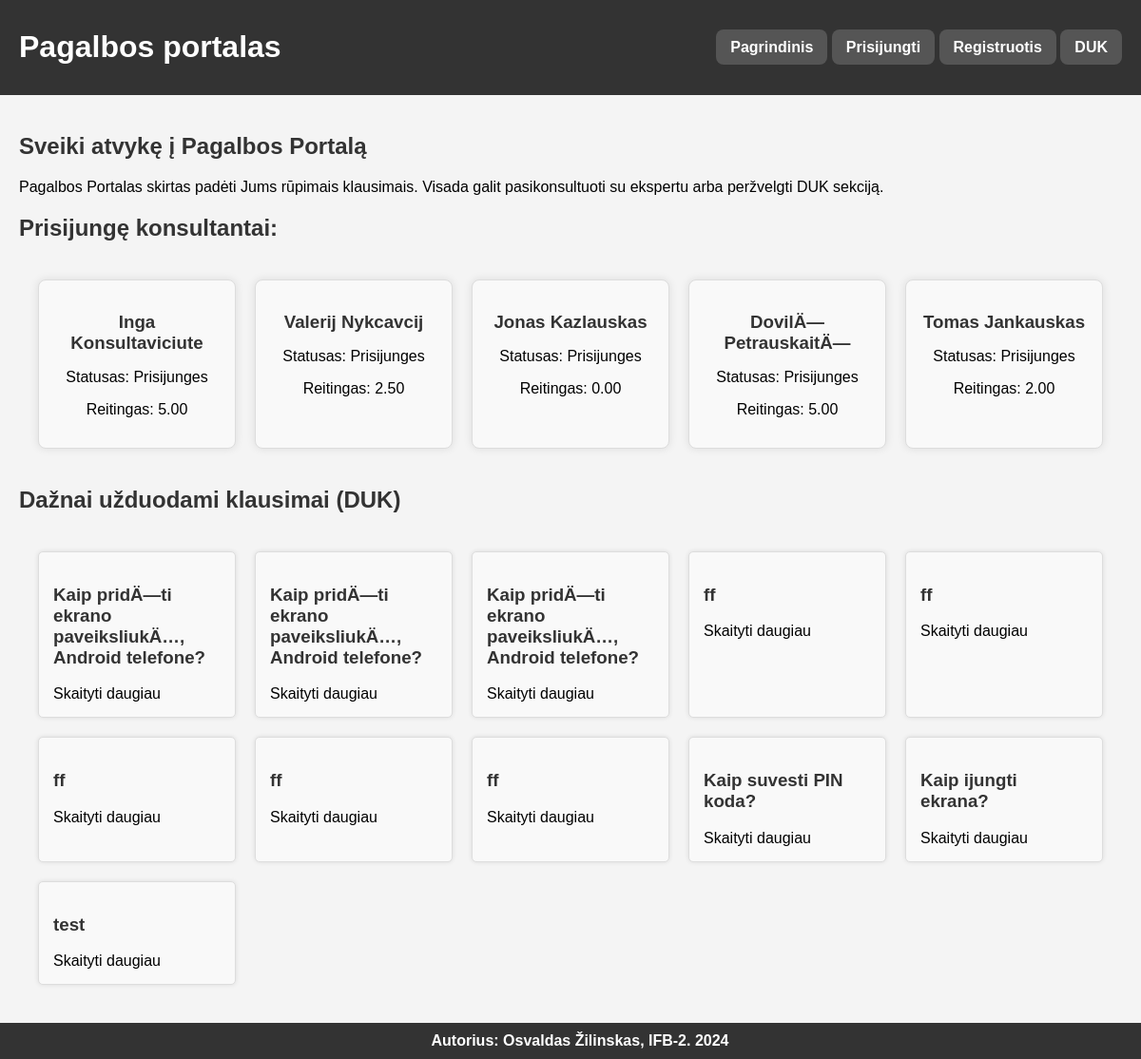
The page / on the database its author committed.
### tables this page shows
CREATE TABLE `Consultant` (
  `ConsultantID` int(10) UNSIGNED NOT NULL,
  `UserID` int(10) UNSIGNED NOT NULL,
  `Name` varchar(100) NOT NULL,
  `Rating` float UNSIGNED DEFAULT '0',
  `Status` enum('Prisijunges','Uzimtas','Atsijunges') NOT NULL,
  `RatingCount` int(11) NOT NULL DEFAULT '0'
);

CREATE TABLE `FAQ` (
  `FAQ_ID` int(10) UNSIGNED NOT NULL,
  `Question` text NOT NULL,
  `Answer` text NOT NULL
);

### index.php (the view, shortened to what this page needs)
<?php
include 'includes/header.php';
include 'includes/db.php';
?>
<!DOCTYPE html>
<html lang="en">
<head>
    <link rel="stylesheet" href="styles.css">
</head>
<body>
<main>
    <section class="introduction">
        <h2>Sveiki atvykę į Pagalbos Portalą</h2>
        <p>Pagalbos Portalas skirtas padėti Jums rūpimais klausimais. Visada galit pasikonsultuoti su ekspertu arba peržvelgti DUK sekciją.</p>
    </section>
	<h2>Prisijungę konsultantai:</h2>
    <div class="consultant-container">
        <?php
        $stmt = $pdo->query("SELECT ConsultantID, Name, Status, Rating FROM Consultant WHERE Status = 'Prisijunges'");
        $consultants = $stmt->fetchAll();
        foreach ($consultants as $consultant) {
            echo '<div class="consultant-box">';
            echo '<h3>' . htmlspecialchars($consultant['Name']) . '</h3>';
            echo '<p>Statusas: ' . htmlspecialchars($consultant['Status']) . '</p>';
            echo '<p>Reitingas: ' . number_format($consultant['Rating'], 2) . '</p>';
            echo '</div>';
        }
        ?>
    </div>
    <section class="faq-section">
        <h2>Dažnai užduodami klausimai (DUK)</h2>
        <div class="faq-container">
            <?php
            $faq_stmt = $pdo->query("SELECT FAQ_ID, Question FROM FAQ");
            $faqs = $faq_stmt->fetchAll();
            foreach ($faqs as $faq) {
                echo '<div class="faq-item">';
                echo '<h3>' . htmlspecialchars($faq['Question']) . '</h3>';
                echo '<a href="faq_detail.php?id=' . $faq['FAQ_ID'] . '" class="faq-item-link">Skaityti daugiau</a>';
                echo '</div>';
            }
            ?>
        </div>
    </section>
</main>
<?php include 'includes/footer.php'; ?>
</body>
</html>

### includes/header.php (shortened to what this page needs)
<?php
$isLoggedIn = isset($_SESSION['user_id']);
$role = $_SESSION['role'] ?? '';
?>
<!DOCTYPE html>
<html lang="en">
<head>
    <link rel="stylesheet" href="styles.css">
</head>
<body>
<header>
    <h1>Pagalbos portalas</h1>
    <nav class="navbar">
        <div class="nav-center">
            <a href="index.php" class="nav-button">Pagrindinis</a>
            <?php if ($isLoggedIn): ?>
                <div class="dropdown">
                    <button class="dropbtn">Meniu</button>
                    <div class="dropdown-content">
                        <a href="consultation.php">Užsakyti konsultaciją</a>
                        <a href="user_consultations.php">Užsakytos konsultacijos</a>
                        <a href="view_faq.php">DUK</a>
						<a href="leaderboard.php">Konsultantai-lyderiai</a>
                    </div>
                </div>
                <?php if ($role === 'Consultant' || $role === 'Administrator'): ?>
                    <div class="dropdown">
                        <button class="dropbtn">Konsultanto meniu</button>
                        <div class="dropdown-content">
							<a href="manage_faq.php">Valdyti DUK</a>
                            <a href="view_feedback.php">Peržiūrėti atsiliepimus</a>
                            <a href="answer_consultation.php">Atsakyti į užklausas</a>
                        </div>
                    </div>
                <?php endif; ?>
                <?php if ($role === 'Administrator'): ?>
                    <div class="dropdown">
                        <button class="dropbtn">Admin Meniu</button>
                        <div class="dropdown-content">
                            <a href="admin_dashboard.php">Administratoriaus skydelis</a>
                            <a href="manage_users.php">Valdyti naudotojus</a>
                        </div>
                    </div>
                <?php endif; ?>
                <div class="dropdown account-dropdown">
                    <button class="dropbtn">
                        <svg width="24" height="24" fill="currentColor" class="bi bi-person" viewBox="0 0 16 16">
                            <path d="M8 8a3 3 0 1 0 0-6 3 3 0 0 0 0 6z"/>
                            <path fill-rule="evenodd" d="M8 9a5 5 0 0 0-5 5v1h10v-1a5 5 0 0 0-5-5z"/>
                        </svg>
                    </button>
                    <div class="dropdown-content">
                        <a href="profile.php">Profilis</a>
                        <a href="credit_request.php">Prašyti kreditų</a>
                        <a href="logout.php" class="logout-link">Atsijungti</a>
                    </div>
                </div>
            <?php else: ?>
                <a href="login.php" class="nav-button">Prisijungti</a>
                <a href="register.php" class="nav-button">Registruotis</a>
                <a href="view_faq.php" class="nav-button">DUK</a>
            <?php endif; ?>
        </div>
    </nav>
</header>
</body>
</html>

### includes/footer.php
<footer>
    <p>Autorius: Osvaldas Žilinskas, IFB-2. 2024</p>
</footer>
</body>
</html>

### styles.css (style rules this page uses)
body, html { margin: 0; padding: 0; height: 100%; font-family: Arial, sans-serif; display: flex; flex-direction: column; }
body { background-color: #f4f4f4; display: flex; flex-direction: column; min-height: 100vh; }
header { display: flex; align-items: center; justify-content: space-between; background-color: var(--header-bg-color, #333); color: #fff; padding: 10px 20px; }
.navbar { display: flex; justify-content: flex-end; align-items: center; gap: 10px; }
h2, h3, h4 { color: #333; }
main { flex: 1; padding: 20px; box-sizing: border-box; overflow-y: auto; width: 100%; max-width: 1600px; margin: 0 auto; }
.navbar a, .nav-button, .dropbtn { background-color: #555; color: white; padding: 10px 15px; text-decoration: none; border-radius: 8px; font-weight: bold; transition: background-color 0.3s; }
footer { text-align: center; padding: 10px; background-color: #333; color: #fff; width: 100%; margin-top: auto; }
footer p { margin: 0; font-weight: bold; }
.faq-container { display: grid; grid-template-columns: repeat(auto-fit, minmax(200px, 1fr)); gap: 20px; padding: 20px; }
.faq-item { background-color: #f9f9f9; padding: 15px; border: 1px solid #ddd; border-radius: 5px; box-shadow: 0 0 5px rgba(0, 0, 0, 0.1); }
.faq-item-link { text-decoration: none; color: inherit; }

### index.php (style rules this page uses)
body, html { height: 100%; margin: 0; }
main { width: 100%; max-width: 1600px; margin: 0 auto; padding: 20px; box-sizing: border-box; }
.consultant-container { display: grid; grid-template-columns: repeat(auto-fill, minmax(200px, 1fr)); gap: 20px; padding: 20px; }
.consultant-box { background-color: #f9f9f9; padding: 15px; border: 1px solid #ddd; border-radius: 8px; box-shadow: 0 0 10px rgba(0, 0, 0, 0.1); text-align: center; }
.consultant-box h3 { margin-bottom: 10px; color: #333; }

### rows shown on the page
consultant: Name "Inga Konsultaviciute", Status "Prisijunges", Rating "5.00"
consultant: Name "Valerij Nykcavcij", Status "Prisijunges", Rating "2.50"
consultant: Name "Jonas Kazlauskas", Status "Prisijunges", Rating "0.00"
consultant: Name "DovilÄ— PetrauskaitÄ—", Status "Prisijunges", Rating "5.00"
consultant: Name "Tomas Jankauskas", Status "Prisijunges", Rating "2.00"
faq: Question "Kaip pridÄ—ti ekrano paveiksliukÄ…, Android telefone?"
faq: Question "Kaip pridÄ—ti ekrano paveiksliukÄ…, Android telefone?"
faq: Question "Kaip pridÄ—ti ekrano paveiksliukÄ…, Android telefone?"
faq: Question "ff"
faq: Question "ff"
faq: Question "ff"
faq: Question "ff"
faq: Question "ff"
faq: Question "Kaip suvesti PIN koda?"
faq: Question "Kaip ijungti ekrana?"
faq: Question "test"
